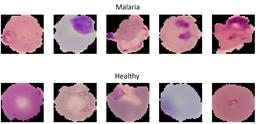
#> input picture cell_images/cell_examples.png, 256 x 124 px, shrunk from 1563 x 756 before the run, given in place of 0.png, which was not available
$ python demo.py
#> lines starting #> are read from the running program, lines starting #| are printed output that depends on the picture; pictures that were not available may be replaced by others from this repository, and a replacement may not be noted
'''
Name: Thales de Oliveira Goncalves
USP Number: 11383541
Course Code: SCC5830
Year/Semester: 2019/1
Final Project - Detecting Malaria Desease in Cell Images
'''

import os
import numpy as np
import imageio
import matplotlib.pyplot as plt
from ccc import clc, clear
clc(); exec(clear())
#> (this line was passed over: ccc is not available in this run)
#> (this line was passed over: ccc is not available in this run)

# Randomize n images of each class e shows each step of the processing with the parameters already adjusted
n = 4
plot_param = {'fontsize' : 15, 'fontweight' : "bold"}
classes = ['0 - Uninfected' , '1 - Parasitized']
path = 'G:/Thales/Documents/Acadêmico/Doutorado/Processamento de Imagem/Trabalho Final/cell_images'

N0 = len(os.listdir(path + '/' + classes[0]))-1
N1 = len(os.listdir(path + '/' + classes[1]))-1
N0_samples = [num for num in np.random.randint(int(0.9*N0),N0+1,n)]
N1_samples = [num for num in np.random.randint(int(0.9*N1),N1+1,n)]
IMGS_path = [path + '/' + classes[0] + '/' + str(num) + '.png' for num in N0_samples] +\
            [path + '/' + classes[1] + '/' + str(num) + '.png' for num in N1_samples]
IMGS = [np.array(imageio.imread(img_path))/255 for img_path in IMGS_path]
#> IMGS = 8 items


plt.figure(figsize=(15,9))

k = 1
for img in IMGS[:n]:
    plt.subplot(n,3,k)
    plt.imshow(img)
    plt.axis('off')
    if k==1 : plt.title('Uninfected', plot_param)
    k += 3
#> this loop made 4 passes
#> k on passes 1 to 4: 4, 7, 10, 13
#> after the loop, k = 13

k = 3
for img in IMGS[n:]:
    plt.subplot(n,3,k)
    plt.imshow(img)
    plt.axis('off')
    if k==3 : plt.title('Parasitized', plot_param)
    k += 3
#> this loop made 4 passes
#> k on passes 1 to 4: 6, 9, 12, 15
#> after the loop, k = 15


# Calculate Medians
IMGS_medianas = [np.zeros(np.shape(img)) for img in IMGS]
#> IMGS_medianas = 8 items
for i in range(2*n):
    img = IMGS[i].copy()
    pos = np.where(np.sum(img,2)!=0)
    for j in range(3):
        camada = img[:,:,j]
        camada[pos] = np.median(camada[pos])
    IMGS_medianas[i] = img.copy()
#> camada: shape (124, 256) float64; every value is 0.702


plt.figure(figsize=(15,9))

k = 1
for img in IMGS[:n]:
    plt.subplot(n,5,k)
    plt.imshow(img)
    plt.axis('off')
    if k==1 : plt.title('Uninfected', plot_param)
    k += 5
#> this loop made 4 passes
#> k on passes 1 to 4: 6, 11, 16, 21
#> after the loop, k = 21

k = 2
for img in IMGS_medianas[:n]:
    plt.subplot(n,5,k)
    plt.imshow(img)
    plt.axis('off')
    if k==2 : plt.title('Median', plot_param)
    k += 5
#> this loop made 4 passes
#> k on passes 1 to 4: 7, 12, 17, 22
#> after the loop, k = 22

k = 4
for img in IMGS[n:]:
    plt.subplot(n,5,k)
    plt.imshow(img)
    plt.axis('off')
    if k==4 : plt.title('Parasitized', plot_param)
    k += 5
#> this loop made 4 passes
#> k on passes 1 to 4: 9, 14, 19, 24
#> after the loop, k = 24

k = 5
for img in IMGS_medianas[n:]:
    plt.subplot(n,5,k)
    plt.imshow(img)
    plt.axis('off')
    if k==5 : plt.title('Median', plot_param)
    k += 5
#> this loop made 4 passes
#> k on passes 1 to 4: 10, 15, 20, 25
#> after the loop, k = 25

# Subtract Images From Their Medians
IMGS_centralizadas = [IMGS[i]-IMGS_medianas[i] for i in range(2*n)]
#> IMGS_centralizadas = 8 items


plt.figure(figsize=(15,9))

k = 1
for img in IMGS[:n]:
    plt.subplot(n,5,k)
    plt.imshow(img)
    plt.axis('off')
    if k==1 : plt.title('Uninfected', plot_param)
    k += 5
#> after the loop, k = 21

k = 2
for img in IMGS_centralizadas[:n]:
    plt.subplot(n,5,k)
    plt.imshow(abs(img))
    plt.axis('off')
    if k==2 : plt.title('Centralized', plot_param)
    k += 5
#> after the loop, k = 22


k = 4
for img in IMGS[n:]:
    plt.subplot(n,5,k)
    plt.imshow(img)
    plt.axis('off')
    if k==4 : plt.title('Parasitized', plot_param)
    k += 5
#> after the loop, k = 24

k = 5
for img in IMGS_centralizadas[n:]:
    plt.subplot(n,5,k)
    plt.imshow(abs(img))
    plt.axis('off')
    if k==5 : plt.title('Centralized', plot_param)
    k += 5
#> after the loop, k = 25

# Separate in Positive and Negative Parts
IMGS_neg = [None]*(2*n)
#> IMGS_neg = 8 items
IMGS_pos = [None]*(2*n)
#> IMGS_pos = 8 items
for i in range(2*n):
    img_neg = -IMGS_centralizadas[i].copy()
    img_pos = IMGS_centralizadas[i].copy()
    img_neg[img_neg<0] = 0
    img_pos[img_pos<0] = 0
    IMGS_neg[i] = img_neg.copy()
    IMGS_pos[i] = img_pos.copy()
#> this loop made 8 passes
#> pass 1, `img_neg = -IMGS_centralizadas[i].copy()`:
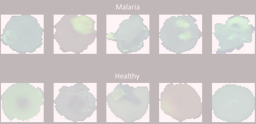
#> img_neg: shape (124, 256, 4) float64; mean of channels 0, 1, 2, 3 0.0794, 0.00288, 0.00219, 0; transparent parts drawn white
#> pass 1, `img_pos = IMGS_centralizadas[i].copy()`:
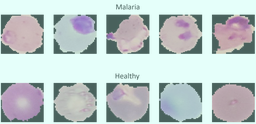
#> img_pos: shape (124, 256, 4) float64; mean of channels 0, 1, 2, 3 -0.0794, -0.00288, -0.00219, 0; transparent parts drawn white


plt.figure(figsize=(15,9))

k = 1
for img in IMGS_centralizadas[:n]:
    plt.subplot(n,7,k)
    plt.imshow(abs(img))
    plt.axis('off')
    if k==1 : plt.title('Centralized', plot_param)
    k += 7
#> this loop made 4 passes
#> k on passes 1 to 4: 8, 15, 22, 29
#> after the loop, k = 29

k = 2
for img in IMGS_neg[:n]:
    plt.subplot(n,7,k)
    plt.imshow(img)
    plt.axis('off')
    if k==2 : plt.title('Negative', plot_param)
    k += 7
#> this loop made 4 passes
#> k on passes 1 to 4: 9, 16, 23, 30
#> after the loop, k = 30

k = 3
for img in IMGS_pos[:n]:
    plt.subplot(n,7,k)
    plt.imshow(img)
    plt.axis('off')
    if k==3 : plt.title('Positive', plot_param)
    k += 7
#> this loop made 4 passes
#> after the loop, k = 31

k = 5
for img in IMGS_centralizadas[n:]:
    plt.subplot(n,7,k)
    plt.imshow(abs(img))
    plt.axis('off')
    if k==5 : plt.title('Centralized', plot_param)
    k += 7
#> this loop made 4 passes
#> k on passes 1 to 4: 12, 19, 26, 33
#> after the loop, k = 33

k = 6
for img in IMGS_neg[n:]:
    plt.subplot(n,7,k)
    plt.imshow(img)
    plt.axis('off')
    if k==6 : plt.title('Negative', plot_param)
    k += 7
#> this loop made 4 passes
#> k on passes 1 to 4: 13, 20, 27, 34
#> after the loop, k = 34

k = 7
for img in IMGS_pos[n:]:
    plt.subplot(n,7,k)
    plt.imshow(img)
    plt.axis('off')
    if k==7 : plt.title('Positive', plot_param)
    k += 7
#> this loop made 4 passes
#> k on passes 1 to 4: 14, 21, 28, 35
#> after the loop, k = 35

# Coloring Thresholding
T = 0.0725490196078431 # = 18.5/255 (no report está 0.073)

IMGS_filtradas = [img.copy() for img in IMGS_neg]
#> IMGS_filtradas = 8 items
for i in range(2*n):
    pos = np.where(np.sqrt(np.sum(IMGS_neg[i]**2,2))<T)
    for j in range(3):
        camada = IMGS_filtradas[i][:,:,j]
        camada[pos] = 0
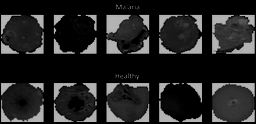
#> camada: shape (124, 256) float64; min 0, max 0.702, mean 0.135


plt.figure(figsize=(15,9))

k = 1
for img in IMGS_neg[:n]:
    plt.subplot(n,7,k)
    plt.imshow(abs(img))
    plt.axis('off')
    if k==1 : plt.title('Negative', plot_param)
    k += 7
#> after the loop, k = 29

k = 2
for img in IMGS_neg[:n]:
    plt.subplot(n,7,k)
    plt.imshow(np.clip(img*5,0,1))
    plt.axis('off')
    if k==2 : plt.title('In Other Scale', plot_param)
    k += 7
#> after the loop, k = 30

k = 3
for img in IMGS_filtradas[:n]:
    plt.subplot(n,7,k)
    plt.imshow(np.clip(img*5,0,1))
    plt.axis('off')
    if k==3 : plt.title('Filtered', plot_param)
    k += 7
#> after the loop, k = 31

k = 5
for img in IMGS_neg[n:]:
    plt.subplot(n,7,k)
    plt.imshow(abs(img))
    plt.axis('off')
    if k==5 : plt.title('Negative', plot_param)
    k += 7
#> after the loop, k = 33

k = 6
for img in IMGS_neg[n:]:
    plt.subplot(n,7,k)
    plt.imshow(np.clip(img*5,0,1))
    plt.axis('off')
    if k==6 : plt.title('In Other Scale', plot_param)
    k += 7
#> after the loop, k = 34

k = 7
for img in IMGS_filtradas[n:]:
    plt.subplot(n,7,k)
    plt.imshow(np.clip(img*5,0,1))
    plt.axis('off')
    if k==7 : plt.title('Filtered', plot_param)
    k += 7
#> after the loop, k = 35

# Classification by Thresholding
T = 36.70535787931294 # (no report está 36.71)

IMGS_scores = np.array([np.sum(np.sqrt(np.sum(img**2,2))) for img in IMGS_filtradas])
#> IMGS_scores = [8408.2, 8408.2, 8408.2, 8408.2, 8408.2, 8408.2, 8408.2, 8408.2]
IMGS_labels = IMGS_scores>T
#> IMGS_labels = [True, True, True, True, True, True, True, True]


plt.figure(figsize=(15,9))
i=0

k = 1
for img in IMGS[:n]:
    plt.subplot(n,3,k)
    plt.imshow(img)
    plt.axis('off')
    titulo = 'Infectada' if IMGS_labels[i] else 'Não Infectada'
    titulo += ' (' + str(round(IMGS_scores[i],2)) + ')'
    plt.title(titulo)
    i+=1
    k += 3
#> after the loop, i = 4; k = 13


k = 3
for img in IMGS[n:]:
    plt.subplot(n,3,k)
    plt.imshow(img)
    plt.axis('off')
    titulo = 'Infectada' if IMGS_labels[i] else 'Não Infectada'
    titulo += ' (' + str(round(IMGS_scores[i],2)) + ')'
    plt.title(titulo)
    i+=1
    k += 3
#> after the loop, i = 8; k = 15
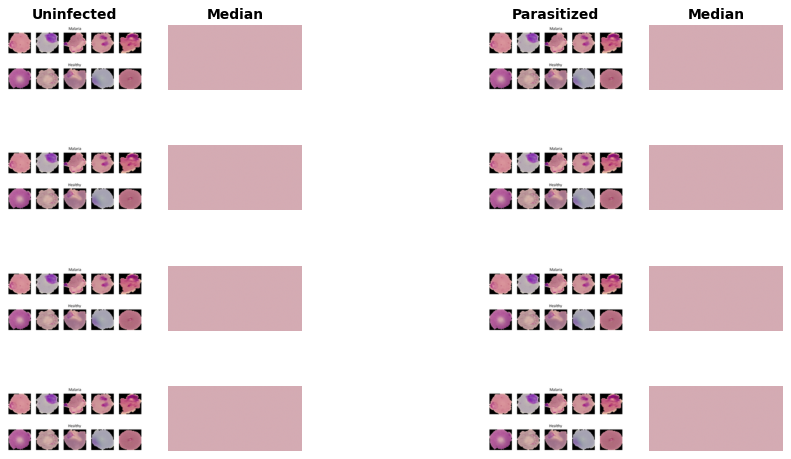
#> figure drawn by matplotlib, 16 panels
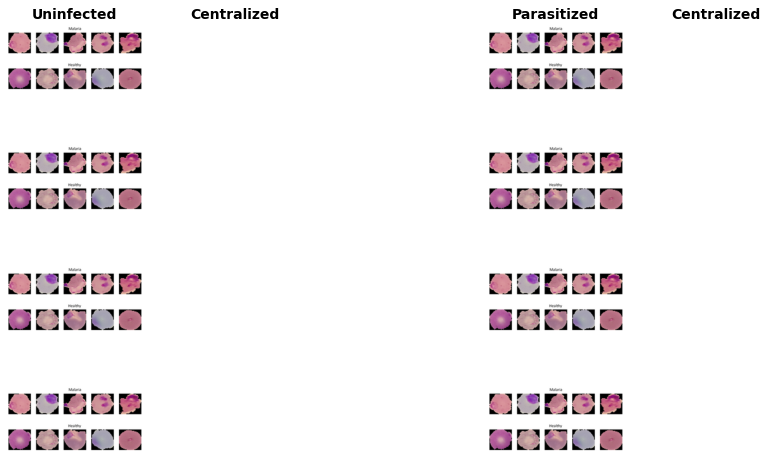
#> figure drawn by matplotlib, 16 panels
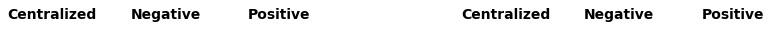
#> figure drawn by matplotlib, 24 panels
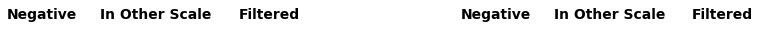
#> figure drawn by matplotlib, 24 panels
